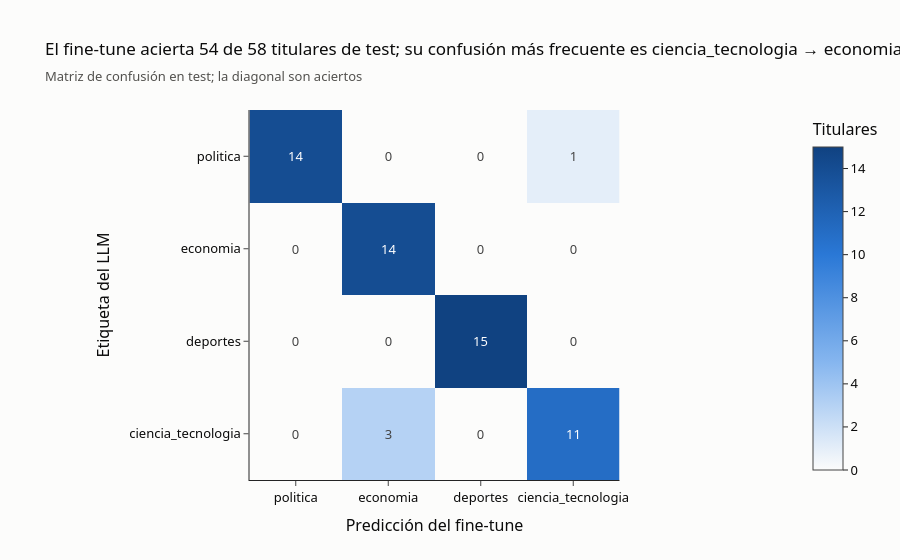

Source (notebook cell):
### Markdown cell above
### Matriz de confusión

Las filas son la etiqueta del LLM y las columnas, la predicción del fine-tune: la diagonal reúne los aciertos y cada celda fuera de ella, un tipo de error. Debajo van los titulares mal clasificados.

### Code cell
matriz = pd.DataFrame(confusion_matrix(test["etiqueta_llm"], test["pred_fine_tune"], labels=CATEGORIAS),
                      index=CATEGORIAS, columns=CATEGORIAS)
aciertos = int(np.trace(matriz.to_numpy()))
n_error, real_error, pred_error = max((matriz.at[r, p], r, p) for r in CATEGORIAS for p in CATEGORIAS if r != p)
titulo = f"El fine-tune acierta {aciertos} de {len(test)} titulares de test"
if n_error:
    titulo += f"; su confusión más frecuente es {real_error} → {pred_error} ({n_error})"

fig = px.imshow(matriz, text_auto=True, title=titulo,
                color_continuous_scale=["#fcfcfb", "#86b6ef", "#2a78d6", "#104281"],
                labels={"x": "Predicción del fine-tune", "y": "Etiqueta del LLM", "color": "Titulares"})
fig.update_layout(template="simple_white", paper_bgcolor="#fcfcfb", plot_bgcolor="#fcfcfb",
                  font=dict(family="system-ui, 'Segoe UI', sans-serif", size=13, color="#0b0b0b"),
                  title=dict(font_size=17, subtitle=dict(text="Matriz de confusión en test; la diagonal son aciertos",
                                                         font=dict(size=13, color="#52514e"))),
                  margin=dict(t=110))
fig.show()

test.loc[test["pred_fine_tune"] != test["etiqueta_llm"], ["titular", "etiqueta_llm", "pred_fine_tune"]]

### Figure 1 — Plotly figure (JSON) as saved in the notebook; plotly's stock layout.template omitted (floating-point values rounded to 4 significant figures)
{"data": [{"coloraxis": "coloraxis", "hovertemplate": "Predicción del fine-tune: %{x}<br>Etiqueta del LLM: %{y}<br>Titulares: %{z}<extra></extra>", "name": "0", "texttemplate": "%{z}", "type": "heatmap", "x": ["politica", "economia", "deportes", "ciencia_tecnologia"], "xaxis": "x", "y": ["politica", "economia", "deportes", "ciencia_tecnologia"], "yaxis": "y", "z": [[14, 0, 0, 1], [0, 14, 0, 0], [0, 0, 15, 0], [0, 3, 0, 11]]}], "layout": {"coloraxis": {"autocolorscale": false, "colorbar": {"title": {"text": "Titulares"}}, "colorscale": [[0.0, "#fcfcfb"], [0.3333, "#86b6ef"], [0.6667, "#2a78d6"], [1.0, "#104281"]]}, "font": {"color": "#0b0b0b", "family": "system-ui, 'Segoe UI', sans-serif", "size": 13}, "margin": {"t": 110}, "paper_bgcolor": "#fcfcfb", "plot_bgcolor": "#fcfcfb", "title": {"font": {"size": 17}, "subtitle": {"font": {"color": "#52514e", "size": 13}, "text": "Matriz de confusión en test; la diagonal son aciertos"}, "text": "El fine-tune acierta 54 de 58 titulares de test; su confusión más frecuente es ciencia_tecnologia → economia (3)"}, "xaxis": {"anchor": "y", "constrain": "domain", "domain": [0.0, 1.0], "scaleanchor": "y", "title": {"text": "Predicción del fine-tune"}}, "yaxis": {"anchor": "x", "autorange": "reversed", "constrain": "domain", "domain": [0.0, 1.0], "title": {"text": "Etiqueta del LLM"}}}}
